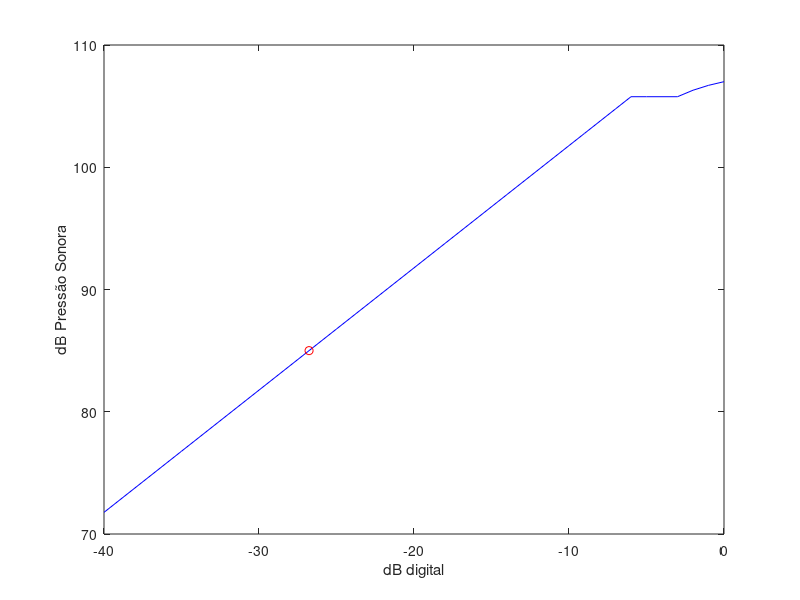

This chart was generated by the following MATLAB code:
dB_digital = [0;-1;-2;-3;-4;-5;-6;-7;-8;-9;-10;-12;-14;-16;-18;-20;-25;-30;-35;-40];
dB_A       = [107;106.7;106.3;105.77;105.77;105.77;105.77;104.77;103.77;102.77;101.77;99.77;97.77;95.77;93.77;91.77;86.77;81.77;76.77;71.77];

plot(dB_digital,dB_A,'b')
hold on
plot(-26.77,85,'or')
xlabel("dB digital")
ylabel("dB Pressão Sonora")
